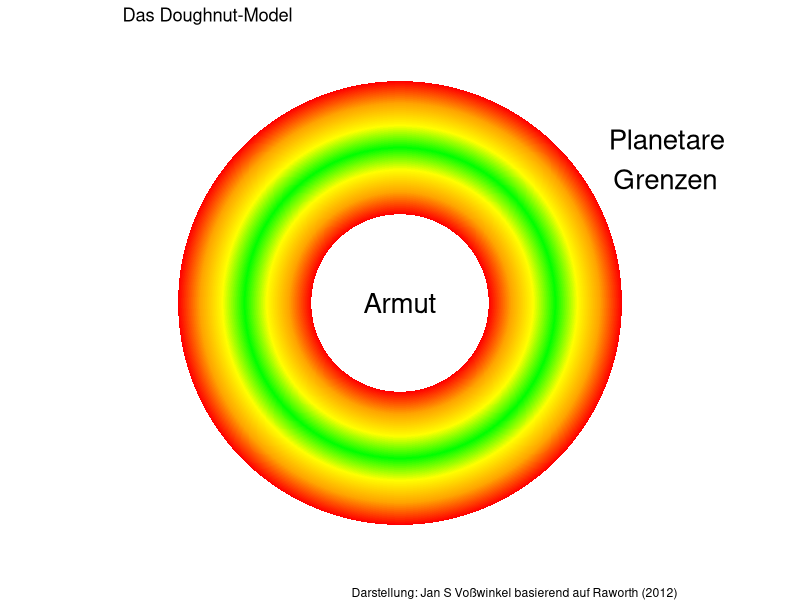
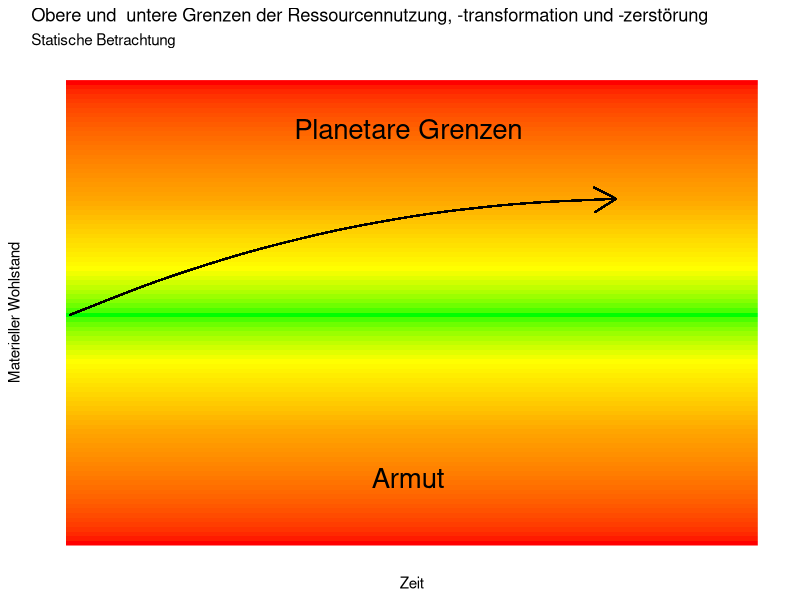
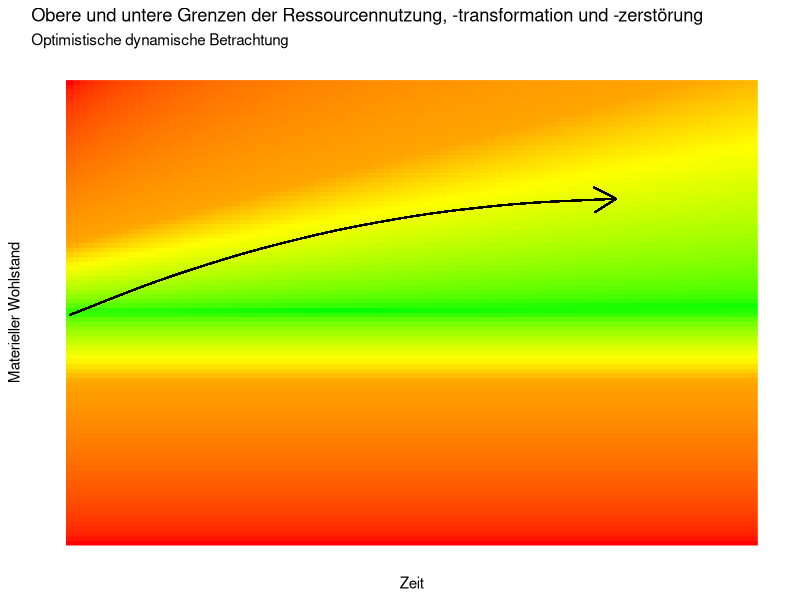

R code for these plots, in order:
## ---- chunk 1
#| message: false
#| warning: false
#| fig-cap: Der Doughnut
#| fig-link: Doughnut

library(ggplot2)
library(dplyr)
library(scales)

# Anzahl der Ringe (Segment-Dicke)
n <- 200

# Farbverlauf von innen (rot) nach außen (Rot-Orange-Gelb-Grün-Gelb-Orange-Rot)
farben <- colorRampPalette(c("red", "orange", "yellow", "green", "yellow", "orange", "red"))(n)

# Daten mit Segmenten in radialer Richtung
farbverlauf <- data.frame(
  xmin = seq(3, 3.3 - 0.3/n, length.out = n),
  xmax = seq(3 + 0.3/n, 3.3, length.out = n),
  ymin = 0,
  ymax = 1,
  Farbe = farben
)

ggplot(farbverlauf) +
  geom_rect(aes(
    fill = Farbe,
    xmin = xmin, xmax = xmax,
    ymin = ymin, ymax = ymax
  ), color = NA) +
  scale_fill_identity() +
  coord_polar(theta = "y", clip="off" ) +
  xlim(c(2.8, 3.3)) + # mit oder ohne Loch?
  theme_void() +
  labs(title = "Das Doughnut-Model",
       caption= "Darstellung: Jan S Voßwinkel basierend auf Raworth (2012)") +
  annotate("text", x = 2.8, y = 0.5, label = "Armut", size = 7) + # Added text annotation
  annotate("text", x = 3.2, y = 0.1, label = "Planetare\n Grenzen", size = 7, hjust = -.9) # Adjusted text annotation position and

## ---- chunk 2
#| warning: false
#| message: false
#| fig-cap: Entwicklung im statischen Doughnut

library(ggplot2)

df <- data.frame(
  x = rep(1:100, each = 100),
  y = rep(1:100, times = 100)
)



farben <- c("red", "orange", "yellow", "green", "yellow", "orange", "red")

# Hier wird der Bereich für die Enden gestreckt (Rot bei 1 und 25 sowie 75 und 100)
values <- scales::rescale(c(1, 25, 40, 50, 60, 75, 100))

ggplot(df, aes(x = x, y = y, fill = y)) +
  geom_raster() +
  scale_fill_gradientn(
    colours = farben,
    values = values,
    guide = "none"
  )+
   annotate("text", x = 50, y = 15, label = "Armut", size=7) +
   annotate("text", x = 50, y = 90, label = "Planetare Grenzen", size=7) +
#  geom_hline(yintercept = c(30, 70), linetype="dashed") +
  geom_curve(x=1, y=50, xend=80, yend=75,
             curvature=-.1,
             arrow=arrow())+
  labs(title = "Obere und  untere Grenzen der Ressourcennutzung, -transformation und -zerstörung",
      subtitle="Statische Betrachtung",
      x="Zeit",
      y= "Materieller Wohlstand")+
  # Die theme()-Funktion ist der Schlüssel zur Anpassung des Aussehens.
  theme(
    # --- Gitterlinien entfernen ---
    # Entfernt die Hauptgitterlinien (major grids)
    panel.grid.major = element_blank(),
    # Entfernt die Nebengitterlinien (minor grids)
    panel.grid.minor = element_blank(),

    # --- Achsen-Ticks und deren Beschriftungen entfernen ---
    # Entfernt die Ticks (die kleinen Striche an den Achsen)
    axis.ticks = element_blank(),
    # Entfernt die Tick-Beschriftungen (die Zahlen an den Achsen)
    axis.text.x = element_blank(),
    axis.text.y = element_blank(),

    # --- Zusätzliche ästhetische Anpassungen ---
    # Setzt einen sauberen, weißen Hintergrund für das Panel
    panel.background = element_rect(fill = "white")#,
    # Fügt die Achsenlinien wieder hinzu, da sie durch das Entfernen des Gitters verschwinden können
    #axis.line = element_line(colour = "black")
  )
## ---- chunk 3
#| message: false
#| warning: false

library(tidyverse)

df <- data.frame(
  x = rep(1:100, each = 100),
  y = rep(1:100, times = 100)
)

# Parameter für den Trichter
w0 <- 20   # Startbreite bei x=1
w1 <- 70   # Endbreite bei x=100
mitte <- 50 # Zentrum des Trichters

# Neue Variable: Normalisierter Abstand vom Zentrum (abhängig von X)
df$w <- w0 + (w1 - w0) * (df$x - 1) / 99

df <- df %>% mutate(z = ifelse(y > mitte, (y - mitte)/w, 5*(y-mitte)/100))

df$z1 <- (df$y - mitte) / df$w


# Farben und Positionen im Gradienten
farben <- c("red", "orange", "yellow", "green", "yellow", "orange", "red")
values <- c(0, 0.35, 0.4, 0.5, 0.6, 0.65, 1)


# Plot mit dynamischem Trichter
ggplot(df, aes(x = x, y = y, fill = z)) +
  geom_raster() +
  scale_fill_gradientn(
    colours = farben,
    values = values,
    guide = "none"
  ) +
  geom_curve(x=1, y=50, xend=80, yend=75,
             curvature=-.1,
             arrow=arrow())+
  labs(
    title = "Obere und untere Grenzen der Ressourcennutzung, -transformation und -zerstörung",
    subtitle = "Optimistische dynamische Betrachtung",
    x = "Zeit",
    y= "Materieller Wohlstand"
  ) +
  # Die theme()-Funktion ist der Schlüssel zur Anpassung des Aussehens.
  theme(
    # --- Gitterlinien entfernen ---
    # Entfernt die Hauptgitterlinien (major grids)
    panel.grid.major = element_blank(),
    # Entfernt die Nebengitterlinien (minor grids)
    panel.grid.minor = element_blank(),

    # --- Achsen-Ticks und deren Beschriftungen entfernen ---
    # Entfernt die Ticks (die kleinen Striche an den Achsen)
    axis.ticks = element_blank(),
    # Entfernt die Tick-Beschriftungen (die Zahlen an den Achsen)
    axis.text.x = element_blank(),
    axis.text.y = element_blank(),

    # --- Zusätzliche ästhetische Anpassungen ---
    # Setzt einen sauberen, weißen Hintergrund für das Panel
    panel.background = element_rect(fill = "white")#,
    # Fügt die Achsenlinien wieder hinzu, da sie durch das Entfernen des Gitters verschwinden können
    #axis.line = element_line(colour = "black")
  )

